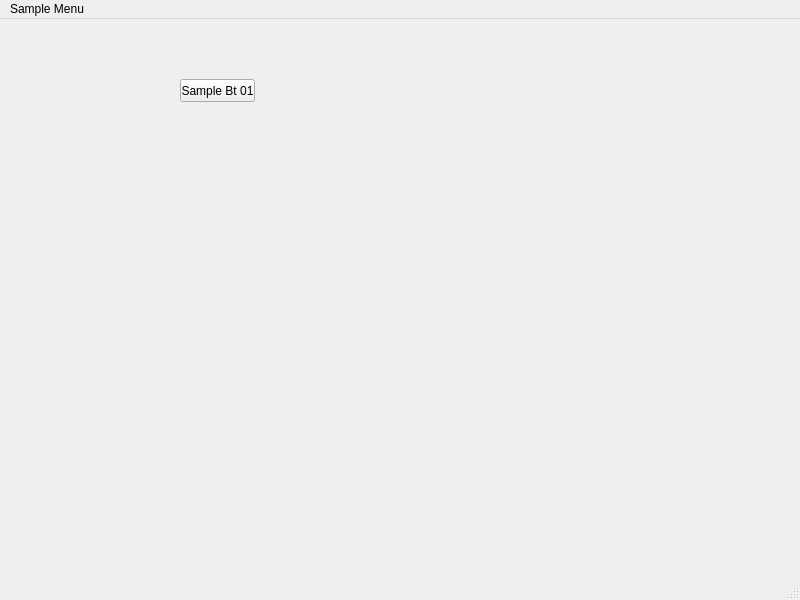
<?xml version="1.0" encoding="UTF-8"?>
<ui version="4.0">
 <class>MainWindow</class>
 <widget class="QMainWindow" name="MainWindow">
  <property name="geometry">
   <rect>
    <x>0</x>
    <y>0</y>
    <width>800</width>
    <height>600</height>
   </rect>
  </property>
  <property name="windowTitle">
   <string>MainWindow</string>
  </property>
  <widget class="QWidget" name="centralwidget">
   <widget class="QPushButton" name="pbOne">
    <property name="geometry">
     <rect>
      <x>180</x>
      <y>60</y>
      <width>75</width>
      <height>23</height>
     </rect>
    </property>
    <property name="text">
     <string>Sample Bt 01</string>
    </property>
   </widget>
  </widget>
  <widget class="QMenuBar" name="menubar">
   <property name="geometry">
    <rect>
     <x>0</x>
     <y>0</y>
     <width>800</width>
     <height>21</height>
    </rect>
   </property>
   <widget class="QMenu" name="menuSample_Window">
    <property name="title">
     <string>Sample Menu</string>
    </property>
    <addaction name="actionMenu_01"/>
   </widget>
   <addaction name="menuSample_Window"/>
  </widget>
  <widget class="QStatusBar" name="statusbar"/>
  <action name="actionMenu_01">
   <property name="text">
    <string>Menu 01</string>
   </property>
  </action>
 </widget>
 <resources/>
 <connections/>
</ui>
